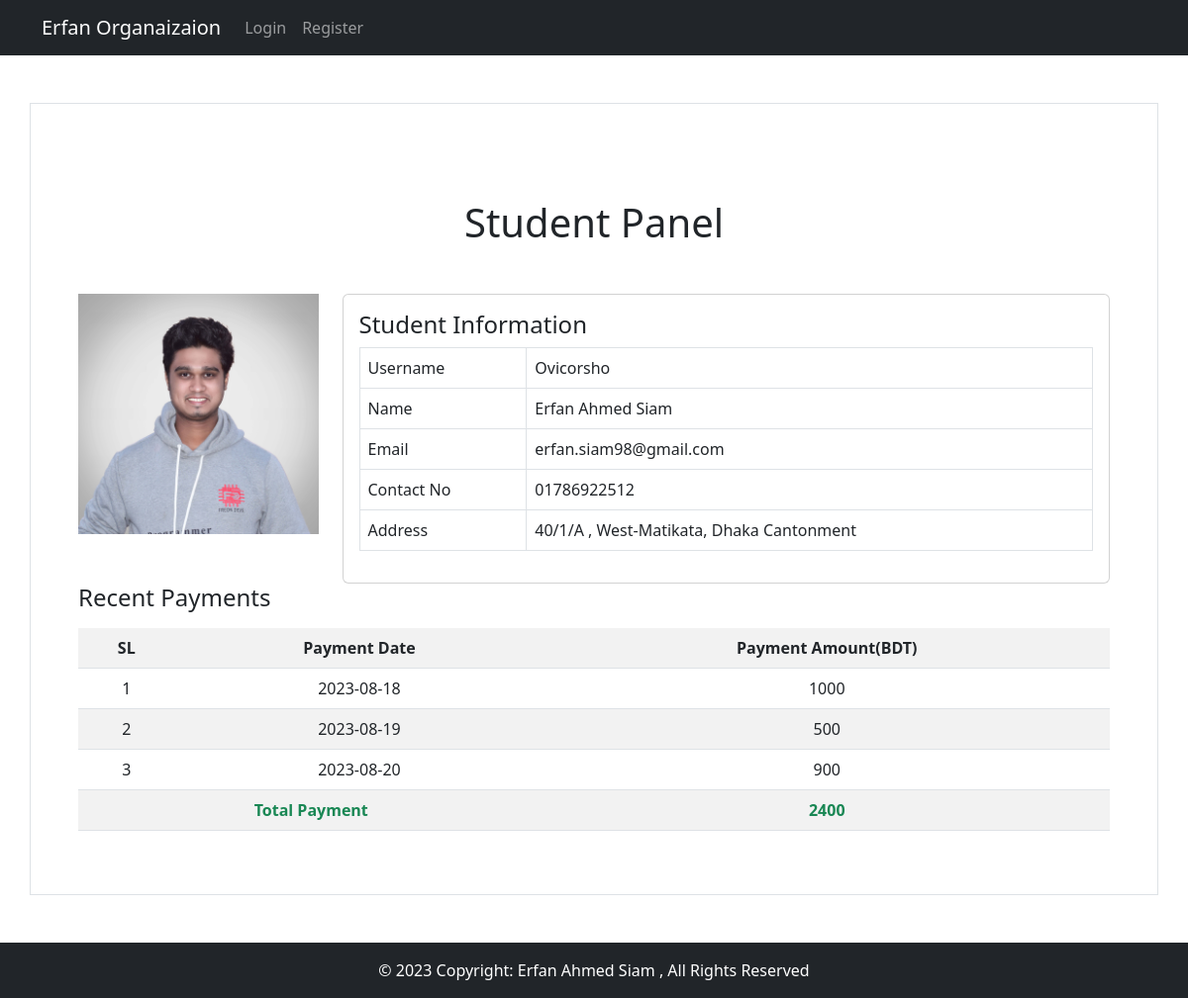
The app's page /details.php?id=46 with its own data.
### tables this page shows
CREATE TABLE IF NOT EXISTS `users` (
  `id` int unsigned NOT NULL AUTO_INCREMENT,
  `username` varchar(50) NOT NULL,
  `name` varchar(50) DEFAULT NULL,
  `email` varchar(50) DEFAULT NULL,
  `phone` varchar(50) DEFAULT NULL,
  `address` varchar(500) DEFAULT NULL,
  `image` varchar(1024) DEFAULT NULL,
  `password` varchar(500) DEFAULT NULL,
  `isAdmin` int DEFAULT '0',
  PRIMARY KEY (`id`)
);

CREATE TABLE IF NOT EXISTS `payments` (
  `id` int NOT NULL AUTO_INCREMENT,
  `user_id` int unsigned NOT NULL,
  `amount` int DEFAULT NULL,
  `date` date DEFAULT NULL,
  PRIMARY KEY (`id`),
  KEY `user_id` (`user_id`),
  CONSTRAINT `user_id` FOREIGN KEY (`user_id`) REFERENCES `users` (`id`) ON DELETE CASCADE
);

### core/Database.php (called while the page is built, shortened)
<?php
class Database{
    public $connection;
    public function __construct(){
        $host = Config::DATABASE_HOST->value;
        $dbname = Config::DATABASE_NAME->value;
        $port = Config::DATABASE_PORT->value;
        $username = Config::DATABASE_USERNAME->value;
        $password = Config::DATABASE_PASSWORD->value;
        $dsn = "mysql:host=$host;dbname=$dbname;user=$username;password=$password;port=$port";
        $this->connection = new PDO($dsn);
    }
    public function query($query){
        $statement = $this->connection->prepare($query);
        $statement->execute();
        return $statement;
    }
}

### details.php (the view, shortened to what this page needs)
<?php require 'partials/header.view.php'; ?>
<?php
require_once "./core/Database.php";
$db = new Database();
$id = $_GET['id'] ?? $_SESSION['user_id'];
$sql = "SELECT * FROM users WHERE id='$id'";
$result = $db->query($sql);
$result = $result->fetch(PDO::FETCH_ASSOC);
?>
<main class="container m-5 border p-5 mx-auto">
    <h1 class="text-center my-5">Student Panel</h1>
    <div class="row">
        <div class="col-md-3">
            <picture>
                <?php
                    $image_path = $result['image'] ? 'uploads/'.$result['image'] : 'https://placehold.jp/250x250.png';
                ?>
                <img src="<?=$image_path?>" class="img-fluid" alt="image desc">
              </picture>
        </div>
        <div class="col-md-9">
            <div class="card">
                <div class="card-body">
                    <div class="d-flex justify-content-between">
                        <h4>Student Information</h4>
                    </div>
                    <div class="table-responsive">
                        <table class="table table-bordered">
                            <tbody>
                                <tr class="">
                                    <td scope="row">Username</td>
                                    <td><?=$result['username']?></td>
                                </tr>
                                <tr class="">
                                    <td scope="row">Name</td>
                                    <td><?=$result['name']?></td>
                                </tr>
                                <tr class="">
                                    <td scope="row">Email</td>
                                    <td><?=$result['email']?></td>
                                </tr>
                                <tr class="">
                                    <td scope="row">Contact No</td>
                                    <td><?=$result['phone']?></td>
                                </tr>
                                <tr class="">
                                    <td scope="row">Address</td>
                                    <td><?=$result['address']?></td>
                                </tr>
                            </tbody>
                        </table>
                    </div>
                </div>
            </div>
        </div>
    </div>
    <h4>Recent Payments</h4>
    <table class="table table-striped text-center table-hover my-3">
        <tr>
            <th>SL</th>
            <th>Payment Date</th>
            <th>Payment Amount(BDT)</th>
        </tr>
        <?php
        $sql = "SELECT * FROM payments WHERE user_id='$id'";
        $result = $db->query($sql);
        $result = $result->fetchAll(PDO::FETCH_ASSOC);
        foreach($result as $key => $value){
            ?>
            <tr>
                <td><?=$key+1?></td>
                <td><?=$value['date']?></td>
                <td><?=$value['amount']?></td>
            </tr>
        <?php
        }
        ?>
        <?php
            $sql = "SELECT SUM(amount) as total FROM payments WHERE user_id='$id'";
            $result = $db->query($sql);
            $result = $result->fetch(PDO::FETCH_ASSOC);
        ?>
        <tr>
            <td colspan="2" class="fw-bold text-success">Total Payment</td>
            <td class="fw-bold text-success"><?=$result['total']?></td>
        </tr>
    </table>
  </main>
<?php require 'partials/footer.view.php'; ?>

### partials/header.view.php (shortened to what this page needs)
<!doctype html>
<html lang="en">
<head>
  <link href="https://cdn.jsdelivr.net/npm/bootstrap@5.2.1/dist/css/bootstrap.min.css" rel="stylesheet"
>
</head>
<body class="d-flex flex-column min-vh-100">
  <header>
    <?php
    require_once "./core/Database.php";
    if(isset($_SESSION['user_id'])){
        $user_id = $_SESSION['user_id'];
        $db = new Database();
        $sql = "SELECT * FROM users WHERE id='$user_id'";
        $result = $db->query($sql);
        $result = $result->fetch(PDO::FETCH_ASSOC);
        $is_admin = $result['isAdmin'];
    }else{
        $is_admin = '0';
    }
    $nav_bg = $is_admin ? 'bg-danger' : 'bg-dark';
    ?>
    <nav class="navbar navbar-expand-sm navbar-dark <?=$nav_bg?>" >
          <div class="container">
            <a class="navbar-brand" href="index.php">Erfan Organaizaion</a>
            <div class="collapse navbar-collapse" id="collapsibleNavId">
                <ul class="navbar-nav mt-2 mt-lg-0">
                    <?php
                    if(isset($_SESSION['user_id'])){
                        ?>
                        <li class="nav-item">
                            <a class="nav-link" href="controller/logoutController.php">Logout</a>
                        </li>
                        <?php
                    }else{
                        ?>
                        <li class="nav-item">
                            <a class="nav-link" href="login.php">Login</a>
                        </li>
                        <li class="nav-item">
                            <a class="nav-link" href="register.php">Register</a>
                        </li>
                        <?php
                    }
                    ?>
                </ul>
            </div>
      </div>
    </nav>
    </header>

### partials/footer.view.php (shortened to what this page needs)
    <footer class="bg-light text-center text-white text-lg-start mt-auto">
  <div class="text-center p-3 bg-dark">
    © 2023 Copyright: Erfan Ahmed Siam , All Rights Reserved
  </div>
</footer>
</body>
</html>

### records on screen
users: image (picture), username "Ovicorsho", name "Erfan Ahmed Siam", email "erfan.siam98@gmail.com", phone "01786922512", address "40/1/A , West-Matikata, Dhaka Cantonment"
payments: date "2023-08-18", amount "1000"
payments: date "2023-08-19", amount "500"
payments: date "2023-08-20", amount "900"

### other values on screen
$result['total'] "2400"
